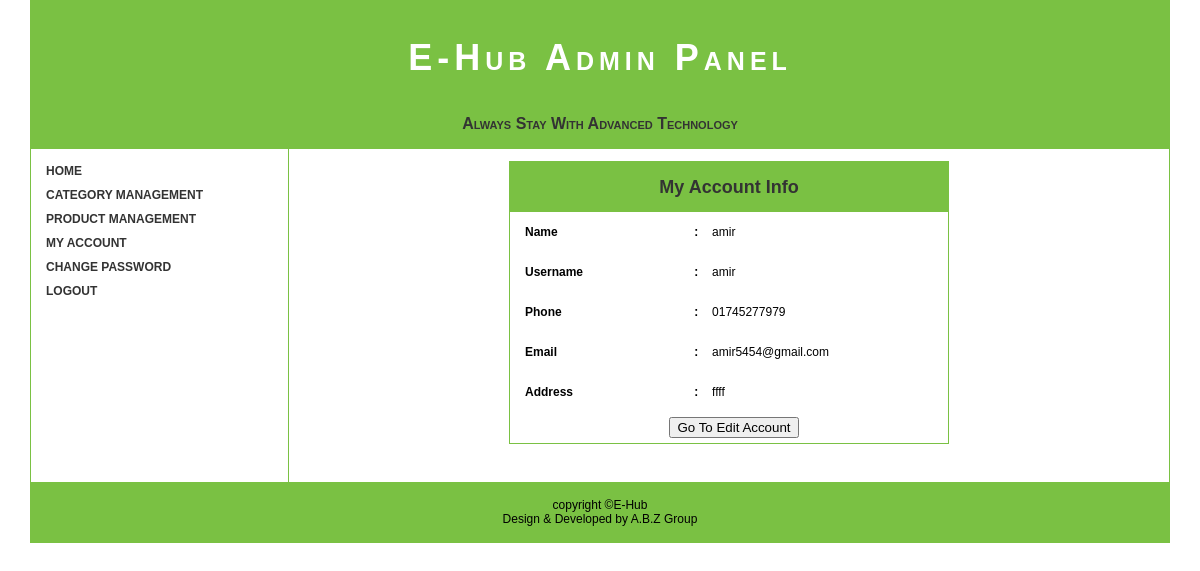
The app's page /admin/my_account.php (signed in) with its own data.
### tables this page shows
CREATE TABLE IF NOT EXISTS `menu` (
  `mid` int(11) NOT NULL AUTO_INCREMENT,
  `mname` varchar(255) NOT NULL,
  `mlink` varchar(255) NOT NULL,
  `mcategory` varchar(255) NOT NULL,
  `mstatus` varchar(255) NOT NULL,
  PRIMARY KEY (`mid`)
);

### admin/my_account.php (the view, shortened to what this page needs)
<?php
$aid=$_SESSION['aid'];
$acat=$_SESSION['category'];
$aname=$_SESSION['name'];
$astatus=$_SESSION['astatus'];
if($acat!="" and $aid!="" and $aname!="" and $astatus=="Published")
{
?>
<!DOCTYPE html >
<html >
<head>
</head>
<body>
<table width="95%" border="0" cellspacing="0" cellpadding="0" align="center" style="border:1px solid #7ac143;">
  <tr>
    <?php
	include("header.php");
	?>
  </tr>
  <tr height="auto">
    <td width="20%" align="left">
    <table width="100%" border="0" cellspacing="0" cellpadding="0" >
          <tr>
            <td width="20%" style="border-right:1px solid #7ac143; height:auto;" valign="top">
            <?php
			include("menu.php");
			?>
            </td>
            <td width="80%" align="center" valign="middle"  style="height:auto;">
            <?php
			$sql=mysql_query("select * from admin where aid='$aid'");
			$data_adm=mysql_fetch_array($sql);
			?>
            <form action="edit_account.php" method="post" name="menu">
            <table width="50%" border="0" cellspacing="0" cellpadding="5" style="border:1px solid #7ac143;">
              <tr>
                <td height="40" colspan="3" style="background-color:#7ac143; text-align:center; font-size:18px; color:#333;"><strong>My Account Info</strong></td>
              </tr>
              <tr>
                <td width="40%" height="30" align="left" valign="middle" style="padding-left:15px;"><strong>Name</strong></td>
                <td width="5%" height="30" align="center" valign="middle"><strong>:</strong></td>
                <td width="55%" height="30" align="left" valign="middle"><?php echo $data_adm['name']; ?></td>
              </tr>
              <tr>
                <td width="40%" height="30" align="left" valign="middle" style="padding-left:15px;"><strong>Username</strong></td>
                <td width="5%" height="30" align="center" valign="middle"><strong>:</strong></td>
                <td width="55%" height="30" align="left" valign="middle"><?php echo $data_adm['uname']; ?></td>
              </tr>
              <tr>
                <td width="40%" height="30" align="left" valign="middle" style="padding-left:15px;"><strong>Phone</strong></td>
                <td width="5%" height="30" align="center" valign="middle"><strong>:</strong></td>
                <td width="55%" height="30" align="left" valign="middle"><?php echo $data_adm['phone']; ?></td>
              </tr>
              <tr>
                <td width="40%" height="30" align="left" valign="middle" style="padding-left:15px;"><strong>Email</strong></td>
                <td width="5%" height="30" align="center" valign="middle"><strong>:</strong></td>
                <td width="55%" height="30" align="left" valign="middle"><?php echo $data_adm['email']; ?></td>
              </tr>
              <tr>
                <td width="40%" height="30" align="left" valign="middle" style="padding-left:15px;"><strong>Address</strong></td>
                <td width="5%" height="30" align="center" valign="middle"><strong>:</strong></td>
                <td width="55%" height="30" align="left" valign="middle"><?php echo $data_adm['address']; ?></td>
              </tr>
              <tr>
                <td colspan="3" align="center" valign="middle" style="padding-left:15px;"><input type="submit" name="submit" id="submit" value="Go To Edit Account" /></td>
                </tr>
            </table>
            </form>
            <p>&nbsp; </p>
            </td>
        </tr>
	  </table>
    </td>
  </tr>
  <tr>
    <?php
	include("footer.php");
	?>
  </tr>
</table>
</body>
</html>
<?php
}
else
{
	$_SESSION['msg']="Please login first";
	header("Location:index.php");
}
?>

### admin/menu.php
<link href="style.css" rel="stylesheet" type="text/css" />
<ul>
            <?php
			if($acat=='Superadmin')
			{
				$sql=mysql_query("select * from menu where mstatus='Published'");
			}
			else
			{
				$sql=mysql_query("select * from menu where mstatus='Published' and mcategory!='Superadmin'");
			}
			while($data=mysql_fetch_array($sql))
			{
			?>
            	<li > <a href="<?php echo $data["mlink"]; ?>" > <?php echo $data['mname'];?></a>
                </li>
                <?php
			}
				?>
        </ul>

### admin/style.css (style rules this page uses)
td ul { list-style-type:none; margin:10px 0px 10px 0px; padding:0; overflow:hidden; }
td ul li { float:left; }
td ul li a:link,td ul li a:visited { display:block; width:237px; font-weight:bold; color:#333; text-align:left; padding:5px 5px 5px 15px; text-decoration:none; text-transform:uppercase; }

### admin/my_account.php (style rules this page uses)
body { margin:0; padding:0; font-family:Verdana, Geneva, sans-serif; font-size:12px; }

### records on screen
menu: mname "HOME"
menu: mname "CATEGORY MANAGEMENT"
menu: mname "PRODUCT MANAGEMENT"
menu: mname "MY ACCOUNT"
menu: mname "CHANGE PASSWORD"
menu: mname "LOGOUT"

### other values on screen
$data_adm['name'] "amir"
$data_adm['uname'] "amir"
$data_adm['phone'] "01745277979"
$data_adm['email'] "amir5454@gmail.com"
$data_adm['address'] "ffff"
